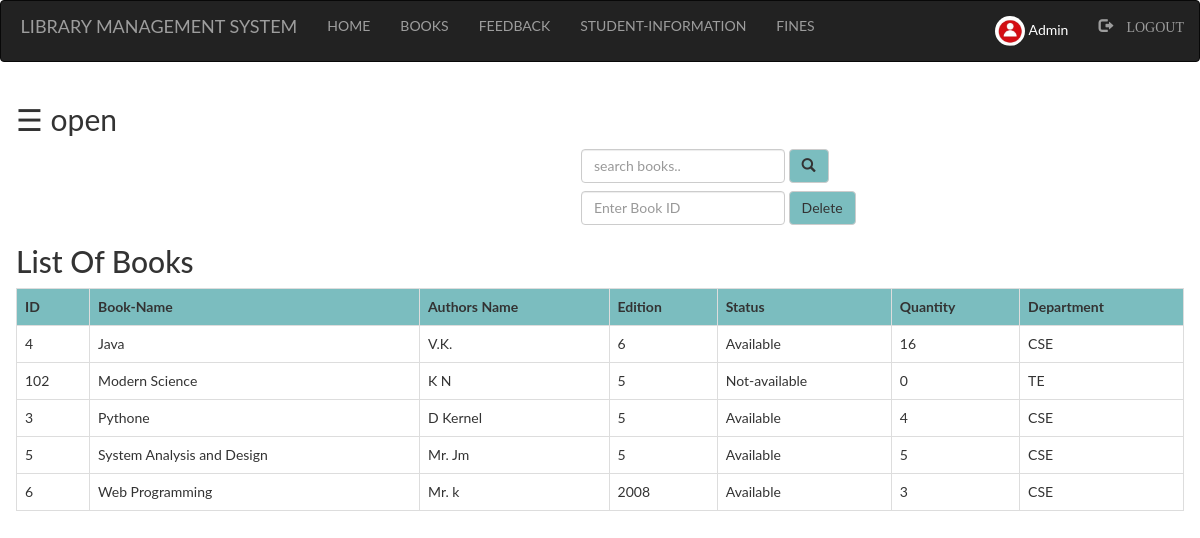
Page /admin/books.php (signed in) on the committed database.
### tables this page shows
CREATE TABLE `books` (
  `bid` int(100) NOT NULL,
  `name` varchar(100) NOT NULL,
  `authors` varchar(100) NOT NULL,
  `edition` int(100) NOT NULL,
  `status` varchar(100) NOT NULL,
  `quantity` int(100) NOT NULL,
  `department` varchar(100) NOT NULL
);

### admin/books.php (the view, shortened to what this page needs)
<?php
  include "navbar.php";
?>
<!DOCTYPE html>
<html>
<head>
</head>
<body>
<div id="main">
  <span style="font-size:30px;cursor:pointer" onclick="openNav()">&#9776; open</span>
	<div class="srch">
		<form class="navbar-form" method="post" name="form1">
				<input class="form-control" type="text" name="search" placeholder="search books.." required="">
				<button style="background-color: #6db6b9e6;" type="submit" name="submit" class="btn btn-default">
					<span class="glyphicon glyphicon-search"></span>
				</button>
		</form>
		<form class="navbar-form" method="post" name="form1">
				<input class="form-control" type="text" name="bid" placeholder="Enter Book ID" required="">
				<button style="background-color: #6db6b9e6;" type="submit" name="submit1" class="btn btn-default">
					Delete
				</button>
		</form>
	</div>
	<h2>List Of Books</h2>
	<?php
		if(isset($_POST['submit']))
		{
			$q=mysqli_query($db,"SELECT * from books where name like '%$_POST[search]%' ");
			if(mysqli_num_rows($q)==0)
			{
				echo "Sorry! No book found. Try searching again.";
			}
			else
			{
		echo "<table class='table table-bordered table-hover' >";
			echo "<tr style='background-color: #6db6b9e6;'>";
				echo "<th>"; echo "ID";	echo "</th>";
				echo "<th>"; echo "Book-Name";  echo "</th>";
				echo "<th>"; echo "Authors Name";  echo "</th>";
				echo "<th>"; echo "Edition";  echo "</th>";
				echo "<th>"; echo "Status";  echo "</th>";
				echo "<th>"; echo "Quantity";  echo "</th>";
				echo "<th>"; echo "Department";  echo "</th>";
			echo "</tr>";
			while($row=mysqli_fetch_assoc($q))
			{
				echo "<tr>";
				echo "<td>"; echo $row['bid']; echo "</td>";
				echo "<td>"; echo $row['name']; echo "</td>";
				echo "<td>"; echo $row['authors']; echo "</td>";
				echo "<td>"; echo $row['edition']; echo "</td>";
				echo "<td>"; echo $row['status']; echo "</td>";
				echo "<td>"; echo $row['quantity']; echo "</td>";
				echo "<td>"; echo $row['department']; echo "</td>";
				echo "</tr>";
			}
		echo "</table>";
			}
		}
		else
		{
			$res=mysqli_query($db,"SELECT * FROM `books` ORDER BY `books`.`name` ASC;");
		echo "<table class='table table-bordered table-hover' >";
			echo "<tr style='background-color: #6db6b9e6;'>";
				echo "<th>"; echo "ID";	echo "</th>";
				echo "<th>"; echo "Book-Name";  echo "</th>";
				echo "<th>"; echo "Authors Name";  echo "</th>";
				echo "<th>"; echo "Edition";  echo "</th>";
				echo "<th>"; echo "Status";  echo "</th>";
				echo "<th>"; echo "Quantity";  echo "</th>";
				echo "<th>"; echo "Department";  echo "</th>";
			echo "</tr>";
			while($row=mysqli_fetch_assoc($res))
			{
				echo "<tr>";
				echo "<td>"; echo $row['bid']; echo "</td>";
				echo "<td>"; echo $row['name']; echo "</td>";
				echo "<td>"; echo $row['authors']; echo "</td>";
				echo "<td>"; echo $row['edition']; echo "</td>";
				echo "<td>"; echo $row['status']; echo "</td>";
				echo "<td>"; echo $row['quantity']; echo "</td>";
				echo "<td>"; echo $row['department']; echo "</td>";
				echo "</tr>";
			}
		echo "</table>";
		}
?>
</div>
</body>
</html>

### admin/style.css (style rules this page uses)
html, body, div, span, object, iframe, h1, h2, h3, h4, h5, h6, p, blockquote, pre, abbr, address, cite, code, del, dfn, em, img, ins, kbd, q, samp, small, strong, sub, sup, var, b, i, dl, dt, dd, ol, ul, li, fieldset, form, label, legend, table, caption, tbody, tfoot, thead, tr, th, td, article, aside, canvas, details, figcaption, figure, footer, header, hgroup, menu, nav, section, summary, time, mark, audio, video { margin:0; padding:0; border:0; outline:0; font-size:100%; vertical-align:baseline; background:transparent; }
body { line-height:1; }
table { border-collapse:collapse; border-spacing:0; }
input, select { vertical-align:middle; }
input { height: 25px; width: 300px; }

### admin/books.php (style rules this page uses)
.srch { padding-left: 550px; }
body { font-family: "Lato", sans-serif; }
#main { transition: margin-left .5s; padding: 16px; }

### rows in the picture
books: bid "4", name "Java", authors "V.K.", edition "6", status "Available", quantity "16", department "CSE"
books: bid "102", name "Modern Science", authors "K N", edition "5", status "Not-available", quantity "0", department "TE"
books: bid "3", name "Pythone", authors "D Kernel", edition "5", status "Available", quantity "4", department "CSE"
books: bid "5", name "System Analysis and Design", authors "Mr. Jm", edition "5", status "Available", quantity "5", department "CSE"
books: bid "6", name "Web Programming", authors "Mr. k", edition "2008", status "Available", quantity "3", department "CSE"

### other values in the picture
$_SESSION['login_user'] "Admin"
